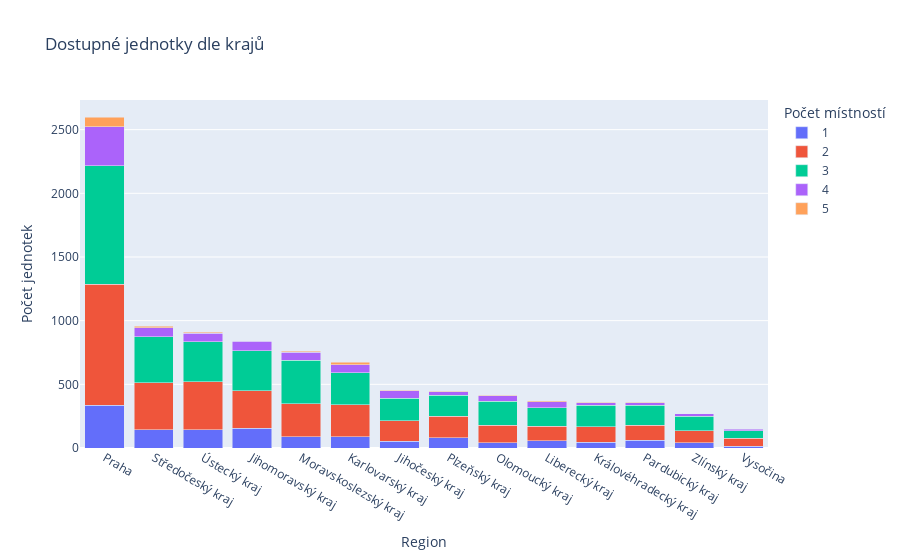

Write notebook code for a chart like this one.
### Markdown cell above
# Složení datového souboru
Pojďme se kouknout, jaké byty tvoří náš datový soubor

### Code cell
structure = df.copy()
structure["Dispozice"] = structure["Dispozice"].astype(str)
structure = structure[structure["Dispozice"] != "nan"]
structure["Počet obytných místností"] = [value[0] for value in structure["Dispozice"]]

grouped = structure.groupby("region").count()["api_detail"].sort_values(ascending=False)

meta = structure.pivot_table(
    values=["api_detail"],
    index=["region"], 
    columns=["Počet obytných místností"],
    aggfunc="count"
).reset_index()
meta.columns = ["region", "1", "2", "3", "4", "5"]

fig = px.bar(
    meta,
    x="region",
    y=["1", "2", "3", "4", "5"],
    labels={"value":"Počet jednotek", "region":"Region"},
    title="Dostupné jednotky dle krajů",
    category_orders = {
        "region": grouped.index
    },
    barmode="stack",
)
fig.update_layout(
    legend_title="Počet místností",
)
fig.show()
fig.write_image("./images/dostupne_jednotky_dle_kraju.png")

### Figure 1 — Plotly figure (JSON) as saved in the notebook; plotly's stock layout.template omitted (floating-point values rounded to 4 significant figures)
{"data": [{"alignmentgroup": "True", "hovertemplate": "variable=1<br>Region=%{x}<br>Počet jednotek=%{y}<extra></extra>", "legendgroup": "1", "marker": {"color": "#636efa", "pattern": {"shape": ""}}, "name": "1", "offsetgroup": "1", "orientation": "v", "showlegend": true, "textposition": "auto", "type": "bar", "x": ["Jihomoravský kraj", "Jihočeský kraj", "Karlovarský kraj", "Královéhradecký kraj", "Liberecký kraj", "Moravskoslezský kraj", "Olomoucký kraj", "Pardubický kraj", "Plzeňský kraj", "Praha", "Středočeský kraj", "Vysočina", "Zlínský kraj", "Ústecký kraj"], "xaxis": "x", "y": [154, 54, 88, 45, 58, 87, 43, 61, 79, 337, 144, 13, 41, 142], "yaxis": "y"}, {"alignmentgroup": "True", "hovertemplate": "variable=2<br>Region=%{x}<br>Počet jednotek=%{y}<extra></extra>", "legendgroup": "2", "marker": {"color": "#EF553B", "pattern": {"shape": ""}}, "name": "2", "offsetgroup": "2", "orientation": "v", "showlegend": true, "textposition": "auto", "type": "bar", "x": ["Jihomoravský kraj", "Jihočeský kraj", "Karlovarský kraj", "Královéhradecký kraj", "Liberecký kraj", "Moravskoslezský kraj", "Olomoucký kraj", "Pardubický kraj", "Plzeňský kraj", "Praha", "Středočeský kraj", "Vysočina", "Zlínský kraj", "Ústecký kraj"], "xaxis": "x", "y": [294, 160, 253, 123, 114, 262, 136, 118, 171, 949, 370, 65, 93, 377], "yaxis": "y"}, {"alignmentgroup": "True", "hovertemplate": "variable=3<br>Region=%{x}<br>Počet jednotek=%{y}<extra></extra>", "legendgroup": "3", "marker": {"color": "#00cc96", "pattern": {"shape": ""}}, "name": "3", "offsetgroup": "3", "orientation": "v", "showlegend": true, "textposition": "auto", "type": "bar", "x": ["Jihomoravský kraj", "Jihočeský kraj", "Karlovarský kraj", "Královéhradecký kraj", "Liberecký kraj", "Moravskoslezský kraj", "Olomoucký kraj", "Pardubický kraj", "Plzeňský kraj", "Praha", "Středočeský kraj", "Vysočina", "Zlínský kraj", "Ústecký kraj"], "xaxis": "x", "y": [314, 178, 249, 167, 144, 342, 190, 155, 164, 930, 359, 58, 117, 314], "yaxis": "y"}, {"alignmentgroup": "True", "hovertemplate": "variable=4<br>Region=%{x}<br>Počet jednotek=%{y}<extra></extra>", "legendgroup": "4", "marker": {"color": "#ab63fa", "pattern": {"shape": ""}}, "name": "4", "offsetgroup": "4", "orientation": "v", "showlegend": true, "textposition": "auto", "type": "bar", "x": ["Jihomoravský kraj", "Jihočeský kraj", "Karlovarský kraj", "Královéhradecký kraj", "Liberecký kraj", "Moravskoslezský kraj", "Olomoucký kraj", "Pardubický kraj", "Plzeňský kraj", "Praha", "Středočeský kraj", "Vysočina", "Zlínský kraj", "Ústecký kraj"], "xaxis": "x", "y": [75, 56, 63, 20, 46, 61, 41, 22, 28, 308, 72, 11, 18, 69], "yaxis": "y"}, {"alignmentgroup": "True", "hovertemplate": "variable=5<br>Region=%{x}<br>Počet jednotek=%{y}<extra></extra>", "legendgroup": "5", "marker": {"color": "#FFA15A", "pattern": {"shape": ""}}, "name": "5", "offsetgroup": "5", "orientation": "v", "showlegend": true, "textposition": "auto", "type": "bar", "x": ["Jihomoravský kraj", "Jihočeský kraj", "Karlovarský kraj", "Královéhradecký kraj", "Liberecký kraj", "Moravskoslezský kraj", "Olomoucký kraj", "Pardubický kraj", "Plzeňský kraj", "Praha", "Středočeský kraj", "Vysočina", "Zlínský kraj", "Ústecký kraj"], "xaxis": "x", "y": [4, 6, 19, 3, 8, 7, 4, 2, 2, 72, 12, null, 1, 5], "yaxis": "y"}], "layout": {"barmode": "stack", "legend": {"title": {"text": "Počet místností"}, "tracegroupgap": 0}, "title": {"text": "Dostupné jednotky dle krajů"}, "xaxis": {"anchor": "y", "categoryarray": ["Praha", "Středočeský kraj", "Ústecký kraj", "Jihomoravský kraj", "Moravskoslezský kraj", "Karlovarský kraj", "Jihočeský kraj", "Plzeňský kraj", "Olomoucký kraj", "Liberecký kraj", "Královéhradecký kraj", "Pardubický kraj", "Zlínský kraj", "Vysočina"], "categoryorder": "array", "domain": [0, 1], "title": {"text": "Region"}}, "yaxis": {"anchor": "x", "domain": [0, 1], "title": {"text": "Počet jednotek"}}}}
